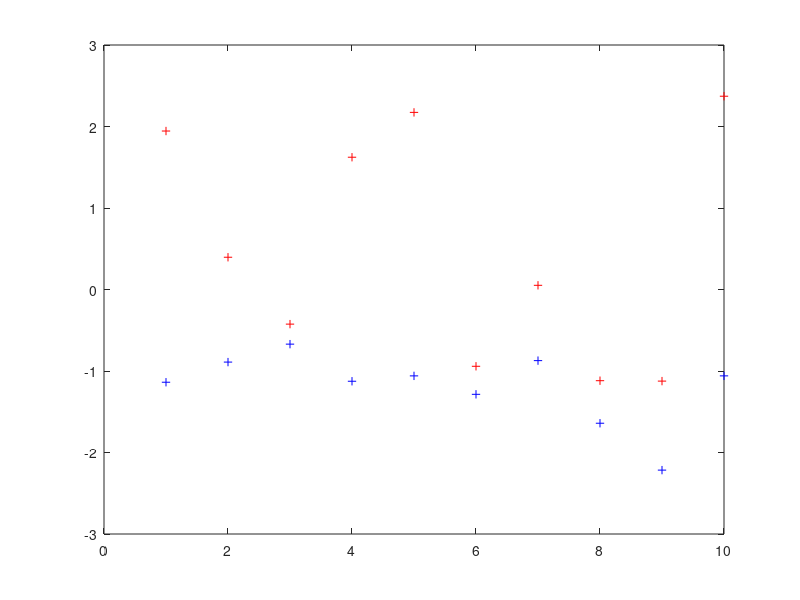

Write the MATLAB code that produced this figure.
%% Espirit_baseline
clear;clc;
%% Initializations
g_weight = 1;
v_weight = 0.5;
n_weight = 0;
g_phse = pi/6;
v_phase = pi/4;
array_size = 6;
Averaged_samples = 10;

X = zeros(1,array_size);

phase1 = zeros(1,Averaged_samples);
phase2 = zeros(1,Averaged_samples);

%% Two Element Array size
% A on Case 1

for Averaged_sample = 1:Averaged_samples;
    
    phi_one = 1i*2*pi*rand;
    phi_two = 1i*2*pi*rand;
    
    for pos = 1:array_size;
        
        distance = pos/2;
        
        X(1,pos) = g_weight*exp(phi_one)*exp(-1i*distance*sin(g_phse))... %Ground
            + v_weight*exp(phi_two)*exp(-1i*distance*sin(v_phase))...  %Vegetaion
            + n_weight*sqrt(-2.*log(1-rand))*exp(1i*2*pi*rand);  %Noise
    end
    
    Y1 = [X(1,1); X(1,2)]; Y2 = [X(1,5);X(1,6)]; %Baseline = 4d
    
    % Y1 = [X(1,2),X(1,3)]; Y2 = [X(1,4),X(1,5)]; %Baseline = 2d
    %    Y1 = [X(1,3),X(1,4)]; Y2 = [X(1,4),X(1,5)]; %Baseline = d
    %     Y1 = [X(1,2),X(1,3),X(1,4)]; Y2 = [X(1,3),X(1,4),X(1,5)]; %Baseline = d
    %     Y1 = [X(1,1),X(1,2),X(1,3),X(1,4)]; Y2 = [X(1,2),X(1,3),X(1,4),X(1,5)]; %Baseline = d
    
    R1 = bsxfun(@times, Y1,Y1'); % bsxfun is a Faster outer Product than Y1*Y1'
    R2 =  bsxfun(@times, Y1,Y2');
    A =  bsxfun(@times,R1,R2');
    
    [u,uv] = eig(A);
    [~,kk]=sort(angle(diag(uv)),'ascend');
    
    phase1(1,Averaged_sample) = phase1(Averaged_sample) + angle(uv(kk(1),kk(1)));
    phase2(1,Averaged_sample) = phase2(Averaged_sample) + angle(uv(kk(2),kk(2)));
    
end

%% Ploting Results

figure(1)
plot(phase1,'b+');
hold on;
plot(phase2,'r+')
hold off;

